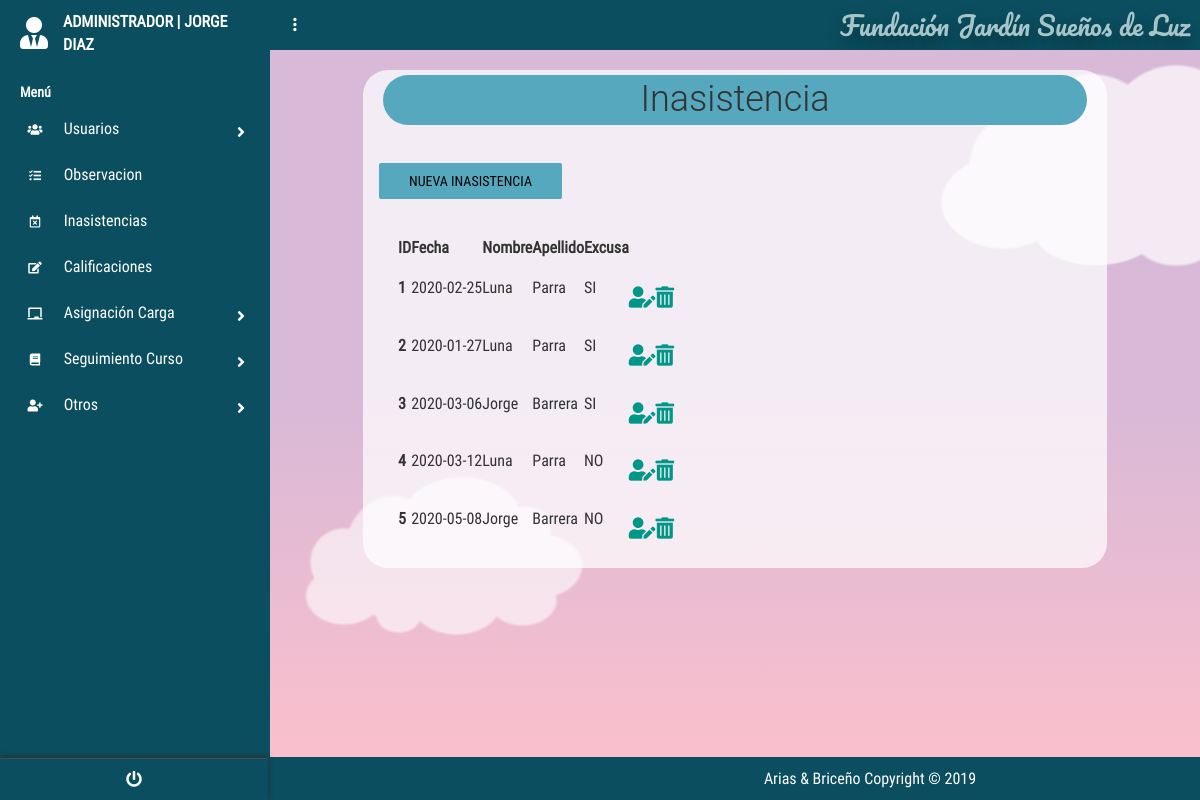
Page /?c=Inasistencia&a=Index (signed in) on the committed database.
### tables this page shows
create table INASISTENCIA
(
id_Inasistencia INT PRIMARY KEY auto_increment ,
fecha_Inasistencia DATE not null,
excusa_Inasistencia VARCHAR (2),
id_Usuario_FKF int 
);

create table Usuario
(
id_Usuario int PRIMARY KEY auto_increment ,
user_Usuario varchar (50) not null,
password_Usuario varchar (8) not null,
nombre_Usuario varchar (50) not null,
apellido_Usuario varchar (50) not null,
tipoDoc_Usuario varchar (50) not null,
doc_Usuario bigint not null,
estado_Usuario varchar (50) not null,
id_tipoUsuario_FK int ,
id_Especialidad_FK int 
);

### controllers/InasistenciaController.php (called while the page is built, shortened)
<?php
require_once "./models/InasistenciaModel.php";
class InasistenciaController{
    public function __CONSTRUCT(){
        $this->mode = new InasistenciaModel();
    }
    public function Index(){
        include_once './views/Inasistencia/InasistenciaCon.php';
    }
}

### models/Conexion.php (called while the page is built)
<?php
class Conexion{
    public static function conectar(){
        $PDO = new PDO("mysql:host=localhost;dbname=dbfundacion;charset=utf8","root","");
        $PDO->setAttribute(PDO::ATTR_ERRMODE,PDO::ERRMODE_EXCEPTION);
        return $PDO;
    }
}
?>

### models/InasistenciaModel.php (called while the page is built, shortened)
<?php
class InasistenciaModel{
    public $CNX;
    public function __construct(){
        try {
            $this->CNX= Conexion::conectar();
        } catch (Exception $e) {
            die($e->getMessage());
        }
    }
    public function listar_Inasistencia(){
        try {
            $query= "SELECT id_Inasistencia,
            fecha_Inasistencia,
            excusa_Inasistencia,
            id_Usuario_FKF,
            id_Usuario,
            nombre_Usuario,
            apellido_Usuario
            from INASISTENCIA
            inner join USUARIO on Usuario.id_Usuario=INASISTENCIA.id_Usuario_FKF
            ";
            $stm = $this->CNX->prepare($query);
            $stm->execute();
            return $stm->fetchAll(PDO::FETCH_OBJ);
        } catch (Exception $e){
            die($e ->getMessage());
        }
    }
}

### views/Inasistencia/InasistenciaCon.php (the view, shortened to what this page needs)
<!DOCTYPE html>
<html lang="es">
<head>
    <link rel='stylesheet' href='https://cdnjs.cloudflare.com/ajax/libs/twitter-bootstrap/4.1.1/css/bootstrap.css'>
    <link rel='stylesheet' href='https://use.fontawesome.com/releases/v5.0.13/css/all.css'>
    <link rel="stylesheet" href="<?php echo SERVERURL; ?>assets/css/main.css">
    <link rel="stylesheet" href="<?php echo SERVERURL; ?>assets/css/style.css">
    <link rel="stylesheet" href="<?php echo SERVERURL; ?>assets/css/menu_Lateral.css">
    <link rel="stylesheet" href="<?php echo SERVERURL; ?>assets/css/main.css">
    <link href="https://unpkg.com/bootstrap-table@1.18.0/dist/bootstrap-table.min.css" rel="stylesheet">
</head>
<body>
    <?php include "./views/modules/navlateral.php" ?>
    <section class="full-box dashboard-contentPage">
        <?php include "./views/modules/navbar.php" ?>
        <div class="container">
            <div class="titles">
                <h1 class="tituloa ">Inasistencia</h1>
                <div class="form-group" id="botones">
                    <a href="?c=Inasistencia&a=nuevo" class="boton btn btn-info botones">Nueva Inasistencia</a>
                </div>
            </div>
            <div class="tablas">
            <table id="table" data-toggle="table" data-height="auto" data-search="true" data-show-refresh="false"
                data-show-columns="true" data-buttons-toolbar=".buttons-toolbar">
                <thead>
                    <tr>
                        <th data-field="ID">ID</th>
                        <th data-field="fecha">Fecha</th>
                        <th data-field="nombre_Usuario">Nombre</th>
                        <th data-field="apellido_Usuario">Apellido</th>
                        <th data-field="excusa">Excusa</th>
                        <th data-field="editar"></th>
                        <th data-field="eliminar"></th>
                    </tr>
                </thead>
                <tbody>
                    <?php foreach ($this->mode->listar_Inasistencia() as $k ) : ?>
                    <tr>
                        <th data-field="ID" scope="row"><?php echo $k->id_Inasistencia; ?></th>
                        <td data-field="fecha"><?php echo $k->fecha_Inasistencia; ?></td>
                        <td data-field="nombre_Usuario"><?php echo $k->nombre_Usuario; ?></td>
                        <td data-field="apellido_Usuario"><?php echo $k->apellido_Usuario; ?></td>
                        <td data-field="excusa"><?php echo $k->excusa_Inasistencia; ?></td>
                        <th data-field="editar">
                            <div class="form-group" id="botones">
                                <a href="?c=Inasistencia&a=nuevo&id_Inasistencia=<?php echo $k->id_Inasistencia;?>"  class="fas fa-user-edit fa-lg " ></a>
                            </div>
                        </th>
                        <th data-field="eliminar">
                        <div class="form-group" id="botones">
                                <a onclick="javascript:return confirm('¿Desea eliminar el registro?');
                                " href="?c=Inasistencia&a=g_Eliminar_Inasistencia&id_Inasistencia=<?php echo $k->id_Inasistencia;?>"
                                 class="fas fa-trash-alt fa-lg"></a>
                            </div>
                        </th>
                    </tr>
                    <?php endforeach; ?>
                </tbody>
            </table>
</div>
        </div>
        <?php include "./views/modules/fondo_Form.php" ?>
    </section>
</body>
</html>

### assets/css/main.css (style rules this page uses)
body, html { background-color: #0b4e5f; width: 100%; height: 100%; margin: 0; padding: 0; position: relative; font-size: 16px; font-family: 'RobotoCondensed'; overflow: hidden; }
.full-box { margin: 0; padding: 0; width: 100%; box-sizing: border-box; }
.container { background-color: rgba(255, 255, 255, 0.726); margin-top:20px; border-radius:25px; width:80%; }
.tablas,h1 { margin:20px }
h1 { text-align: center; padding: 5px; margin: 5px; }
form .btn, .botones { background-color: #56a8be; border-color: #56a8be; }
.tituloa { background-color: #56a8be; border-color: #56a8be; border-radius: 1em; }
.dashboard-sideBar, .dashboard-contentPage { position: absolute; top: 0; height: 100%; transition: all .3s ease-in-out; }
.dashboard-contentPage { right: 0; z-index: 1; padding-left: 270px; }
.btn:not(.btn-raised).btn-info, .input-group-btn .btn:not(.btn-raised).btn-info { color: #000000; }

### assets/css/menu_Lateral.css (style rules this page uses)
body { font-size: 0.9rem; }

### views/modules/fondo_Form.php (style rules this page uses)
html { box-sizing: border-box; }
*, *:before, *:after { box-sizing: inherit; }
body { margin: 0; background: linear-gradient(#d8b9d7 50%, #ffc0cb); min-height: 100vh; display: flex; justify-content: center; align-items: center; overflow: hidden; position: relative; }

### rows in the picture
inasistencia: id_Inasistencia "1", fecha_Inasistencia "2020-02-25", id_Usuario_FKF.nombre_Usuario "Luna", id_Usuario_FKF.apellido_Usuario "Parra", excusa_Inasistencia "SI"
inasistencia: id_Inasistencia "2", fecha_Inasistencia "2020-01-27", id_Usuario_FKF.nombre_Usuario "Luna", id_Usuario_FKF.apellido_Usuario "Parra", excusa_Inasistencia "SI"
inasistencia: id_Inasistencia "3", fecha_Inasistencia "2020-03-06", id_Usuario_FKF.nombre_Usuario "Jorge", id_Usuario_FKF.apellido_Usuario "Barrera", excusa_Inasistencia "SI"
inasistencia: id_Inasistencia "4", fecha_Inasistencia "2020-03-12", id_Usuario_FKF.nombre_Usuario "Luna", id_Usuario_FKF.apellido_Usuario "Parra", excusa_Inasistencia "NO"
inasistencia: id_Inasistencia "5", fecha_Inasistencia "2020-05-08", id_Usuario_FKF.nombre_Usuario "Jorge", id_Usuario_FKF.apellido_Usuario "Barrera", excusa_Inasistencia "NO"

### other values in the picture
$nombre "JORGE DIAZ"
NOMBREPROYECTO "Fundación Jardín Sueños de Luz"
